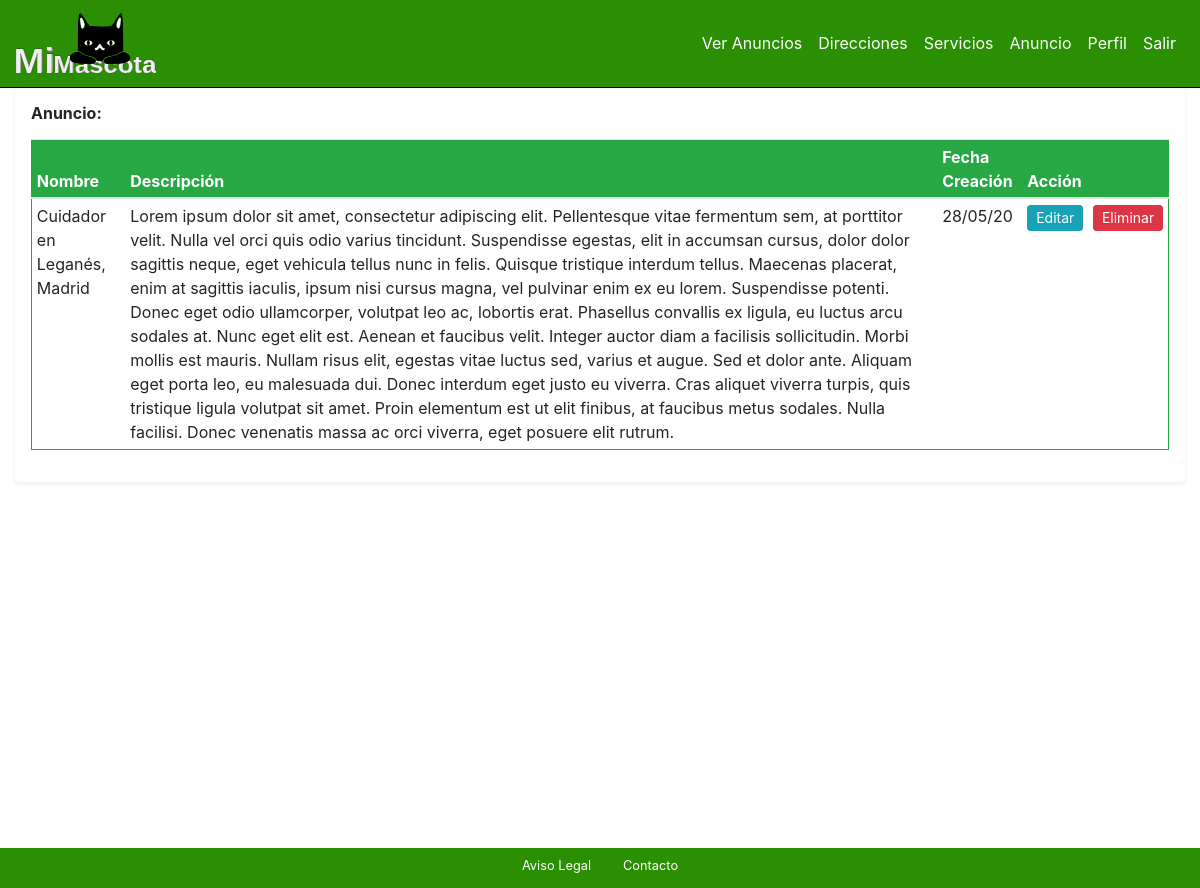
Screenshot of /anuncios (signed in) with the database file from the repository.
### tables this page shows
CREATE TABLE `anuncios` (
  `id` bigint(20) UNSIGNED NOT NULL,
  `id_usuarios` bigint(20) UNSIGNED NOT NULL,
  `nombre` varchar(128) NOT NULL,
  `descripcion` text NOT NULL,
  `fecha_creacion` timestamp NOT NULL DEFAULT current_timestamp() ON UPDATE current_timestamp(),
  `imagen1` varchar(128) NOT NULL DEFAULT 'No definido',
  `imagen2` varchar(128) NOT NULL DEFAULT 'No definido',
  `imagen3` varchar(128) NOT NULL DEFAULT 'No definido',
  `imagen4` varchar(128) NOT NULL DEFAULT 'No definido'
);

### src/Controlador.php (called while the page is built, shortened)
<?php
abstract class Controlador
{
    public function renderizar($vista, $datos = [])
    {
        require_once(__DIR__ . "/Vistas/Plantilla.php");
    }
}

### src/Controladores/Anuncios.php (called while the page is built, shortened)
<?php
require_once(dirname(__DIR__) . "/Modelos/Anuncio.php");
require_once(dirname(__DIR__) . "/Controlador.php");
class Anuncios extends Controlador
{
    public function getListar()
    {
        $anuncio = new Anuncio();
        $anuncio = $anuncio->listarPorUsuario(Sesion::obtenerUsuario()->obtenerId());
        $this->renderizar("Listar.php", ["anuncio" => $anuncio]);
    }
}

### src/Modelo.php (called while the page is built, shortened)
<?php
class Modelo
{
    private $basededatos;
    private $contrasena;
    private $host;
    private $puerto;
    private $usuario;
    private function conectarse()
    {
        $this->conexion = new mysqli($this->host, $this->usuario, $this->contrasena, $this->basededatos, $this->puerto);
    }
    public function __construct()
    {
        $credenciales = require(dirname(__DIR__) . "/config/basededatos.php");
        $this->basededatos = $credenciales["basededatos"];
        $this->contrasena = $credenciales["contrasena"];
        $this->host = $credenciales["host"];
        $this->puerto = $credenciales["puerto"];
        $this->usuario = $credenciales["usuario"];
    }
}

### src/Modelos/Anuncio.php (called while the page is built, shortened)
<?php
require_once(dirname(__DIR__) . "/Modelo.php");
class Anuncio extends Modelo
{
    private $descripcion;
    private $fecha;
    private $id;
    private $nombre;
    private function definirId($id)
    {
        $this->id = (int)$id;
    }
    public function definirDescripcion($descripcion)
    {
        if (empty($descripcion)) {
            Sesion::definirError("No se ha introducido una descripción.", "descripcionAnuncio");
        } else {
            $this->descripcion = filter_var($descripcion, FILTER_SANITIZE_FULL_SPECIAL_CHARS);
        }
        return $this;
    }
    public function definirFecha($fecha)
    {
        if (is_null($fecha)) {
        } else {
            $this->fecha = date("d/m/y ", strtotime($fecha));
        }
        return $this;
    }
    public function definirNombre($nombre)
    {
        $nombreValido = filter_var($nombre, FILTER_SANITIZE_FULL_SPECIAL_CHARS);
        if ($nombreValido === false) {
        } else {
            $this->nombre = $nombreValido;
        }
    }
    public function listarPorUsuario($usuario)
    {
        $consulta = $this->conexion->prepare("SELECT * FROM `anuncios` WHERE `id_usuarios` = ?");
        $consulta->bind_param("i", $usuario);
        $consulta->execute();
        $resultado = $consulta->get_result();
        if (empty($resultado->num_rows)) {
            return false;
        } else {
            $fila = $resultado->fetch_assoc();
            $anuncio = new Anuncio();
            $anuncio->definirId($fila["id"]);
            $anuncio->definirUsuario($fila["id_usuarios"]);
            $anuncio->definirNombre($fila["nombre"]);
            $anuncio->definirDescripcion($fila["descripcion"]);
            $anuncio->definirFecha($fila["fecha_creacion"]);
            $anuncio->definirImagen1($fila["imagen1"]);
            $anuncio->definirImagen2($fila["imagen2"]);
            $anuncio->definirImagen3($fila["imagen3"]);
            $anuncio->definirImagen4($fila["imagen4"]);
            $consulta2 = $this->conexion->prepare("SELECT * FROM `anuncios_animales_tipos` WHERE `id_anuncios` = ?");
            $consulta2->bind_param("i", $anuncio->id);
            $consulta2->execute();
            $resultado2 = $consulta2->get_result();
            $idAnimalesTipos = [];
            while ($fila2 = $resultado2->fetch_assoc()) {
                array_push($idAnimalesTipos, $fila2["id_animales_tipos"]);
            }
            $anuncio->definirIdAnimalesTipos($idAnimalesTipos);
            $consulta3 = $this->conexion->prepare("SELECT * FROM `anuncios_servicios` WHERE `id_anuncios` = ?");
            $consulta3->bind_param("i", $anuncio->id);
            $consulta3->execute();
            $resultado2 = $consulta3->get_result();
            $idServicios = [];
            while ($fila3 = $resultado2->fetch_assoc()) {
                array_push($idServicios, $fila3["id_servicios"]);
            }
            $anuncio->definirIdServicios($idServicios);
        }
        return $anuncio;
    }
    public function obtenerDescripcion()
    {
        if (is_null($this->descripcion)) {
            throw new Exception("La descripción no esta definida.");
        } else {
            return $this->descripcion;
        }
    }
    public function obtenerFecha()
    {
        if (is_null($this->fecha)) {
            throw new Exception("La fecha no está definida");
        } else {
            return $this->fecha;
        }
    }
    public function obtenerId()
    {
        if (is_null($this->id)) {
            throw new Exception("El identificador del anuncio no está definido.");
        } else {
            return $this->id;
        }
    }
    public function obtenerNombre()
    {
        if (is_null($this->nombre)) {
        } else {
            return $this->nombre;
        }
    }
}

### src/Sesion.php (called while the page is built, shortened)
<?php
class Sesion
{
    public static function obtenerUsuario()
    {
        $usuario = new Usuario();
        return $usuario->listarPorId($_SESSION["idUsuario"]);
    }
}

### src/Vistas/Anuncios/Listar.php (the view)
<section class="container">
    <div class="row">
        <div class="col-sm-12 col-md-12  col-lg-12  shadow-sm p-3 mb-5 rounded">
            <h6 class="mb-3">Anuncio:</h6>
            <?php if ($datos["anuncio"]): ?>
                <table class="table table-sm table-hover border border-success">
                    <thead>
                        <tr class="bg-success text-white">
                            <th>Nombre</th>
                            <th>Descripción</th>
                            <th>Fecha Creación</th>
                            <th colspan="2">Acción</th>
                        </tr>
                    </thead>
                    <tbody>
                        <tr>
                            <td><?php echo $datos["anuncio"]->obtenerNombre(); ?></td>
                            <td><?php echo $datos["anuncio"]->obtenerDescripcion(); ?></td>
                            <td><?php echo $datos["anuncio"]->obtenerFecha(); ?></td>
                            <td>
                                <a href="/anuncios/editar/<?php echo($datos["anuncio"]->obtenerId(
                                )); ?>" class="btn btn-sm btn-info">Editar
                                </a>
                            </td>
                            <td>
                                <a href="/anuncios/eliminar/<?php echo($datos["anuncio"]->obtenerId(
                                )); ?>" class="btn btn-sm btn-danger">Eliminar
                                </a>
                            </td>
                        </tr>
                    </tbody>
                </table>
            <?php else: ?>
                <p>No hay anuncio definidos.</p>
                <a href="/anuncios/crear" class="btn btn-sm btn-outline-success">Crear anuncio</a>
            <?php endif; ?>
        </div>
    </div>
</section>

### public/css/style.css (style rules this page uses)
h1, h2, h3, h4, h5, h6 { font-weight: bold; }
body { height: 100%; margin: 0; padding: 0; background: #000 url("/overlay.png") repeat; }
@media (min-width: 576px) { .container { max-width: 540px; } }
@media (min-width: 768px) { .container { max-width: 720px; } }
@media (min-width: 992px) { .container { max-width: 960px; } }
@media (min-width: 1200px) { .container { max-width: 1200px; } }
.btn-sm { line-height: 1rem; }

### rows the page displays
anuncios: nombre "Cuidador en Leganés, Madrid", descripcion "Lorem ipsum dolor sit amet, consectetur adipiscing elit. Pellentesque vitae fermentum sem, at porttitor velit. Nulla vel orci quis odio varius tincidunt. Suspendisse egestas, elit in accumsan cursus, dolor dolor sagittis neque, eget vehicula tellus nunc in felis. Quisque tristique interdum tellus. Maecenas placerat, enim at sagittis iaculis, ipsum nisi cursus magna, vel pulvinar enim ex eu lorem. Suspendisse potenti. Donec eget odio ullamcorper, volutpat leo ac, lobortis erat. Phasellus convallis ex ligula, eu luctus arcu sodales at. Nunc eget elit est. Aenean et faucibus velit. Integer auctor diam a facilisis sollicitudin. Morbi mollis est mauris. Nullam risus elit, egestas vitae luctus…", fecha_creacion "28/05/20"
